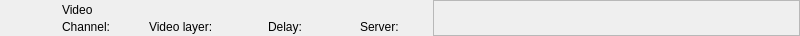
<?xml version="1.0" encoding="UTF-8"?>
<ui version="4.0">
 <class>RundownVideoWidget</class>
 <widget class="QWidget" name="RundownVideoWidget">
  <property name="geometry">
   <rect>
    <x>0</x>
    <y>0</y>
    <width>800</width>
    <height>36</height>
   </rect>
  </property>
  <layout class="QHBoxLayout" name="horizontalLayout">
   <property name="spacing">
    <number>0</number>
   </property>
   <property name="margin">
    <number>0</number>
   </property>
   <item>
    <widget class="QFrame" name="frameItem">
     <property name="sizePolicy">
      <sizepolicy hsizetype="Preferred" vsizetype="Fixed">
       <horstretch>0</horstretch>
       <verstretch>0</verstretch>
      </sizepolicy>
     </property>
     <property name="minimumSize">
      <size>
       <width>0</width>
       <height>36</height>
      </size>
     </property>
     <widget class="QLabel" name="labelIcon">
      <property name="geometry">
       <rect>
        <x>22</x>
        <y>2</y>
        <width>32</width>
        <height>32</height>
       </rect>
      </property>
      <property name="text">
       <string/>
      </property>
      <property name="pixmap">
       <pixmap resource="../Widgets.qrc">:/Graphics/Images/Movie.png</pixmap>
      </property>
      <property name="scaledContents">
       <bool>true</bool>
      </property>
     </widget>
     <widget class="QLabel" name="labelLabel">
      <property name="geometry">
       <rect>
        <x>62</x>
        <y>2</y>
        <width>533</width>
        <height>16</height>
       </rect>
      </property>
      <property name="text">
       <string>Video</string>
      </property>
     </widget>
     <widget class="QLabel" name="labelChannel">
      <property name="geometry">
       <rect>
        <x>62</x>
        <y>19</y>
        <width>78</width>
        <height>16</height>
       </rect>
      </property>
      <property name="text">
       <string>Channel:</string>
      </property>
     </widget>
     <widget class="QLabel" name="labelVideolayer">
      <property name="geometry">
       <rect>
        <x>149</x>
        <y>19</y>
        <width>110</width>
        <height>16</height>
       </rect>
      </property>
      <property name="text">
       <string>Video layer:</string>
      </property>
     </widget>
     <widget class="QLabel" name="labelColor">
      <property name="geometry">
       <rect>
        <x>0</x>
        <y>0</y>
        <width>18</width>
        <height>36</height>
       </rect>
      </property>
      <property name="text">
       <string/>
      </property>
     </widget>
     <widget class="QLabel" name="labelGroupColor">
      <property name="geometry">
       <rect>
        <x>0</x>
        <y>0</y>
        <width>6</width>
        <height>36</height>
       </rect>
      </property>
      <property name="text">
       <string/>
      </property>
     </widget>
     <widget class="QLabel" name="labelDevice">
      <property name="geometry">
       <rect>
        <x>360</x>
        <y>19</y>
        <width>260</width>
        <height>16</height>
       </rect>
      </property>
      <property name="text">
       <string>Server:</string>
      </property>
     </widget>
     <widget class="QLabel" name="labelDelay">
      <property name="geometry">
       <rect>
        <x>268</x>
        <y>19</y>
        <width>83</width>
        <height>16</height>
       </rect>
      </property>
      <property name="text">
       <string>Delay:</string>
      </property>
     </widget>
    </widget>
   </item>
   <item>
    <widget class="QFrame" name="frameStatus">
     <property name="minimumSize">
      <size>
       <width>367</width>
       <height>0</height>
      </size>
     </property>
     <property name="maximumSize">
      <size>
       <width>347</width>
       <height>16777215</height>
      </size>
     </property>
     <property name="frameShape">
      <enum>QFrame::StyledPanel</enum>
     </property>
     <property name="frameShadow">
      <enum>QFrame::Raised</enum>
     </property>
     <widget class="QLabel" name="labelGpiConnected">
      <property name="geometry">
       <rect>
        <x>291</x>
        <y>2</y>
        <width>32</width>
        <height>32</height>
       </rect>
      </property>
      <property name="minimumSize">
       <size>
        <width>32</width>
        <height>32</height>
       </size>
      </property>
      <property name="maximumSize">
       <size>
        <width>32</width>
        <height>32</height>
       </size>
      </property>
      <property name="lineWidth">
       <number>0</number>
      </property>
      <property name="text">
       <string/>
      </property>
      <property name="pixmap">
       <pixmap resource="../Widgets.qrc">:/Graphics/Images/GpiConnected.png</pixmap>
      </property>
      <property name="scaledContents">
       <bool>true</bool>
      </property>
     </widget>
     <widget class="QLabel" name="labelDisconnected">
      <property name="geometry">
       <rect>
        <x>322</x>
        <y>2</y>
        <width>32</width>
        <height>32</height>
       </rect>
      </property>
      <property name="minimumSize">
       <size>
        <width>32</width>
        <height>32</height>
       </size>
      </property>
      <property name="maximumSize">
       <size>
        <width>32</width>
        <height>32</height>
       </size>
      </property>
      <property name="text">
       <string/>
      </property>
      <property name="pixmap">
       <pixmap resource="../Widgets.qrc">:/Graphics/Images/Disconnected.png</pixmap>
      </property>
      <property name="scaledContents">
       <bool>true</bool>
      </property>
     </widget>
     <widget class="QLabel" name="labelActiveColor">
      <property name="geometry">
       <rect>
        <x>359</x>
        <y>0</y>
        <width>8</width>
        <height>36</height>
       </rect>
      </property>
      <property name="minimumSize">
       <size>
        <width>8</width>
        <height>36</height>
       </size>
      </property>
      <property name="maximumSize">
       <size>
        <width>8</width>
        <height>36</height>
       </size>
      </property>
      <property name="text">
       <string/>
      </property>
     </widget>
     <widget class="QLabel" name="labelThumbnail">
      <property name="geometry">
       <rect>
        <x>229</x>
        <y>2</y>
        <width>57</width>
        <height>32</height>
       </rect>
      </property>
      <property name="minimumSize">
       <size>
        <width>57</width>
        <height>32</height>
       </size>
      </property>
      <property name="maximumSize">
       <size>
        <width>57</width>
        <height>32</height>
       </size>
      </property>
      <property name="lineWidth">
       <number>0</number>
      </property>
      <property name="text">
       <string/>
      </property>
      <property name="scaledContents">
       <bool>true</bool>
      </property>
     </widget>
     <widget class="OscTimeWidget" name="widgetOscTime" native="true">
      <property name="geometry">
       <rect>
        <x>3</x>
        <y>3</y>
        <width>220</width>
        <height>31</height>
       </rect>
      </property>
     </widget>
    </widget>
   </item>
  </layout>
 </widget>
 <customwidgets>
  <customwidget>
   <class>OscTimeWidget</class>
   <extends>QWidget</extends>
   <header>OscTimeWidget.h</header>
   <container>1</container>
  </customwidget>
 </customwidgets>
 <resources>
  <include location="../Widgets.qrc"/>
 </resources>
 <connections/>
 <slots>
  <slot>addToCombo()</slot>
 </slots>
</ui>
